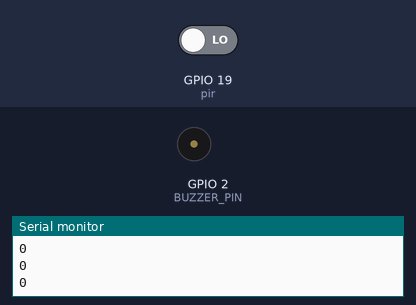
The sketch below on a simulated ESP32. On the bench: buzzer (waves = sounding), the last lines printed to the serial monitor. Inputs (shaded band) come from the test bench; at power-on: GPIO 19 (pir) LOW.

Above: at 1.2 s.
1.3 s: GPIO 19 (pir) driven HIGH
At 2.5 s:
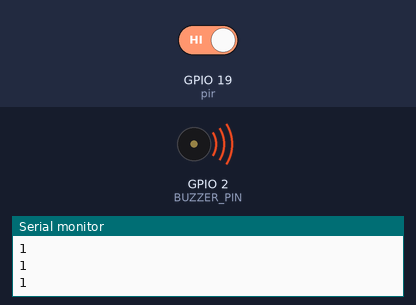
3.0 s: GPIO 19 (pir) driven LOW
At 3.7 s:
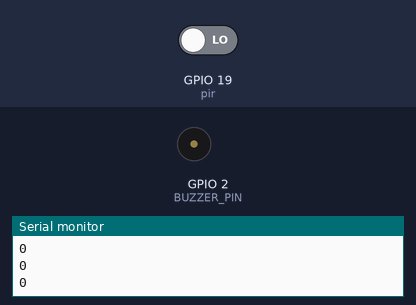
Timing chart, 0 to 6.0 s (numbered marks = the images above; inputs shaded):
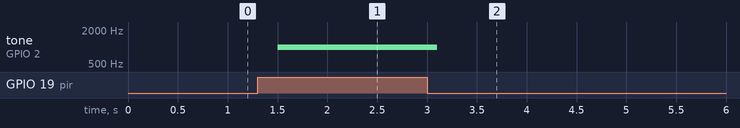

The sketch:

Project-Code.ino
```cpp
/* For detecting a motion, tap the PIR Motion sensor and click simulate motion
  buzzer to audio detect the motion via infrared radiation detection using PIR
  Motion sensor
*/

const int BUZZER_PIN = 2;
const int pir = 19;
void setup() {
  pinMode(BUZZER_PIN, OUTPUT);
  pinMode(pir, INPUT);
  Serial.begin(9600);
}
void loop() {
  const int IP = digitalRead(pir);
  Serial.println(IP);
  delay(100);
  if (IP == 1) {
    tone(BUZZER_PIN, 1000);
  }
  else {
    noTone(BUZZER_PIN);
  }
  delay(100);
}
```

Measured:
- after the input at 1.3 s, tone on GPIO 2 (BUZZER_PIN): silent → 1000 Hz after 0.20 s
- after the input at 3.0 s, tone on GPIO 2 (BUZZER_PIN): 1000 Hz → silent after 0.10 s
